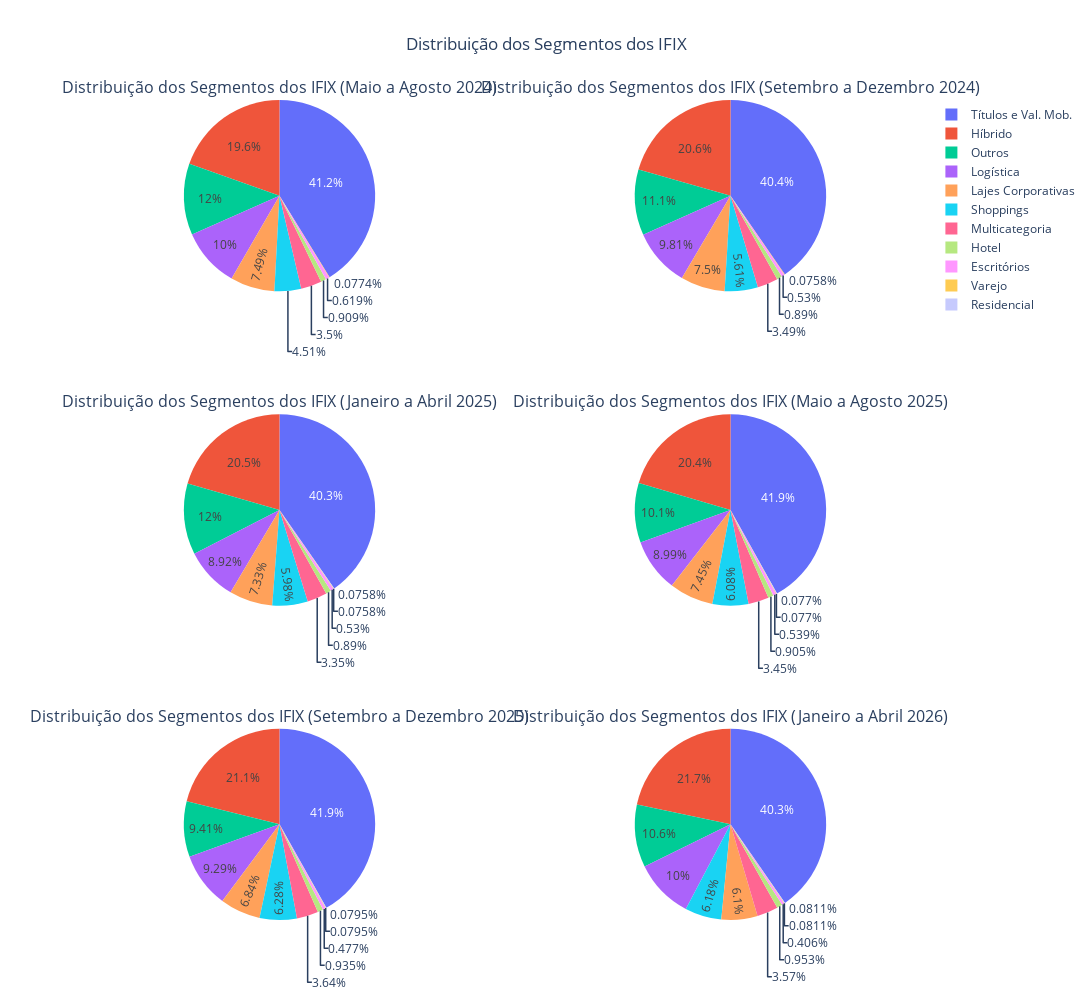

The notebook cell this image was saved under:
### Code cell
# Contando os números de cada segmento de atuação dos FIIs (Maio a Agosto 2024)
segmentos_fii_mai_ago_2024 = df_ifix_mai_ago_2024['Segmento_Atuacao'].value_counts()

# Contando os números de cada segmento de atuação dos FIIs (Setembro a Dezembro 2024)
segmentos_fii_set_dez_2024 = df_ifix_set_dez_2024['Segmento_Atuacao'].value_counts()

# Contando os números de cada segmento de atuação dos FIIs (Janeiro a Abril 2025)
segmentos_fii_jan_abr_2025 = df_ifix_jan_abr_2025['Segmento_Atuacao'].value_counts()

# Contando os números de cada segmento de atuação dos FIIs (Maio a Agosto 2025)
segmentos_fii_mai_ago_2025 = df_ifix_mai_ago_2025['Segmento_Atuacao'].value_counts()

# Contando os números de cada segmento de atuação dos FIIs (Setembro a Dezembro 2025)
segmentos_fii_set_dez_2025 = df_ifix_set_dez_2025['Segmento_Atuacao'].value_counts()

# Contando os números de cada segmento de atuação dos FIIs (Janeiro a Abril 2025)
segmentos_fii_jan_abr_2026 = df_ifix_jan_abr_2026['Segmento_Atuacao'].value_counts()

# Criando subplots com duas colunas
fig = make_subplots(
    rows=3, 
    cols=2, 
    specs=[
        [{'type':'domain'}, {'type':'domain'}],  # Linha 1
        [{'type':'domain'}, {'type':'domain'}],  # Linha 2
        [{'type':'domain'}, {'type':'domain'}],  # Linha 3
    ], 
    subplot_titles=[
        'Distribuição dos Segmentos dos IFIX (Maio a Agosto 2024)', 
        'Distribuição dos Segmentos dos IFIX (Setembro a Dezembro 2024)',
        'Distribuição dos Segmentos dos IFIX (Janeiro a Abril 2025)',
        'Distribuição dos Segmentos dos IFIX (Maio a Agosto 2025)',
        'Distribuição dos Segmentos dos IFIX (Setembro a Dezembro 2025)',
        'Distribuição dos Segmentos dos IFIX (Janeiro a Abril 2026)',
    ],
    vertical_spacing=0.15
)

# Adicionando o primeiro gráfico de pizza (Maio a Agosto 2024)
fig.add_trace(
    go.Pie(labels=segmentos_fii_mai_ago_2024.index, values=segmentos_fii_mai_ago_2024),
    row=1, col=1
)

# Adicionando o segundo gráfico de pizza (Setembro a Dezembro 2024)
fig.add_trace(
    go.Pie(labels=segmentos_fii_set_dez_2024.index, values=segmentos_fii_set_dez_2024),
    row=1, col=2
)

# Adicionando o terceiro gráfico de pizza (Janeiro a Abril 2025)
fig.add_trace(
    go.Pie(labels=segmentos_fii_jan_abr_2025.index, values=segmentos_fii_jan_abr_2025),
    row=2, col=1
)

# Adicionando o terceiro gráfico de pizza (Maio a Agosto 2025)
fig.add_trace(
    go.Pie(labels=segmentos_fii_mai_ago_2025.index, values=segmentos_fii_mai_ago_2025),
    row=2, col=2
)

# Adicionando o segundo gráfico de pizza (Setembro a Dezembro 2025)
fig.add_trace(
    go.Pie(labels=segmentos_fii_set_dez_2025.index, values=segmentos_fii_set_dez_2025),
    row=3, col=1
)

# Adicionando o terceiro gráfico de pizza (Janeiro a Abril 2025)
fig.add_trace(
    go.Pie(labels=segmentos_fii_jan_abr_2026.index, values=segmentos_fii_jan_abr_2026),
    row=3, col=2
)

# Atualizando o layout
fig.update_layout(
    title_text='Distribuição dos Segmentos dos IFIX',
    title_x=0.5,  # Centralizando o título,
    width=1500,
    height=1000
)

fig.show()

### Figure 1 — Plotly figure (JSON) as saved in the notebook; plotly's stock layout.template omitted (floating-point values rounded to 4 significant figures)
{"data": [{"domain": {"x": [0, 0.45], "y": [0.7667, 1.0]}, "labels": ["Títulos e Val. Mob.", "Híbrido", "Outros", "Logística", "Lajes Corporativas", "Shoppings", "Multicategoria", "Hotel", "Escritórios", "Varejo"], "type": "pie", "values": [2131, 1013, 622, 518, 387, 233, 181, 47, 32, 4]}, {"domain": {"x": [0.55, 1], "y": [0.7667, 1.0]}, "labels": ["Títulos e Val. Mob.", "Híbrido", "Outros", "Logística", "Lajes Corporativas", "Shoppings", "Multicategoria", "Hotel", "Escritórios", "Varejo"], "type": "pie", "values": [2132, 1088, 586, 518, 396, 296, 184, 47, 28, 4]}, {"domain": {"x": [0, 0.45], "y": [0.3833, 0.6167]}, "labels": ["Títulos e Val. Mob.", "Híbrido", "Outros", "Logística", "Lajes Corporativas", "Shoppings", "Multicategoria", "Hotel", "Escritórios", "Varejo", "Residencial"], "type": "pie", "values": [2128, 1085, 633, 471, 387, 316, 177, 47, 28, 4, 4]}, {"domain": {"x": [0.55, 1], "y": [0.3833, 0.6167]}, "labels": ["Títulos e Val. Mob.", "Híbrido", "Outros", "Logística", "Lajes Corporativas", "Shoppings", "Multicategoria", "Hotel", "Escritórios", "Varejo", "Residencial"], "type": "pie", "values": [2177, 1062, 523, 467, 387, 316, 179, 47, 28, 4, 4]}, {"domain": {"x": [0, 0.45], "y": [0, 0.2333]}, "labels": ["Títulos e Val. Mob.", "Híbrido", "Outros", "Logística", "Lajes Corporativas", "Shoppings", "Multicategoria", "Hotel", "Escritórios", "Varejo", "Residencial"], "type": "pie", "values": [2105, 1062, 473, 467, 344, 316, 183, 47, 24, 4, 4]}, {"domain": {"x": [0.55, 1], "y": [0, 0.2333]}, "labels": ["Títulos e Val. Mob.", "Híbrido", "Outros", "Logística", "Shoppings", "Lajes Corporativas", "Multicategoria", "Hotel", "Escritórios", "Varejo", "Residencial"], "type": "pie", "values": [1990, 1070, 521, 494, 305, 301, 176, 47, 20, 4, 4]}], "layout": {"annotations": [{"font": {"size": 16}, "showarrow": false, "text": "Distribuição dos Segmentos dos IFIX (Maio a Agosto 2024)", "x": 0.225, "xanchor": "center", "xref": "paper", "y": 1.0, "yanchor": "bottom", "yref": "paper"}, {"font": {"size": 16}, "showarrow": false, "text": "Distribuição dos Segmentos dos IFIX (Setembro a Dezembro 2024)", "x": 0.775, "xanchor": "center", "xref": "paper", "y": 1.0, "yanchor": "bottom", "yref": "paper"}, {"font": {"size": 16}, "showarrow": false, "text": "Distribuição dos Segmentos dos IFIX (Janeiro a Abril 2025)", "x": 0.225, "xanchor": "center", "xref": "paper", "y": 0.6167, "yanchor": "bottom", "yref": "paper"}, {"font": {"size": 16}, "showarrow": false, "text": "Distribuição dos Segmentos dos IFIX (Maio a Agosto 2025)", "x": 0.775, "xanchor": "center", "xref": "paper", "y": 0.6167, "yanchor": "bottom", "yref": "paper"}, {"font": {"size": 16}, "showarrow": false, "text": "Distribuição dos Segmentos dos IFIX (Setembro a Dezembro 2025)", "x": 0.225, "xanchor": "center", "xref": "paper", "y": 0.2333, "yanchor": "bottom", "yref": "paper"}, {"font": {"size": 16}, "showarrow": false, "text": "Distribuição dos Segmentos dos IFIX (Janeiro a Abril 2026)", "x": 0.775, "xanchor": "center", "xref": "paper", "y": 0.2333, "yanchor": "bottom", "yref": "paper"}], "height": 1000, "title": {"text": "Distribuição dos Segmentos dos IFIX", "x": 0.5}, "width": 1500}}
